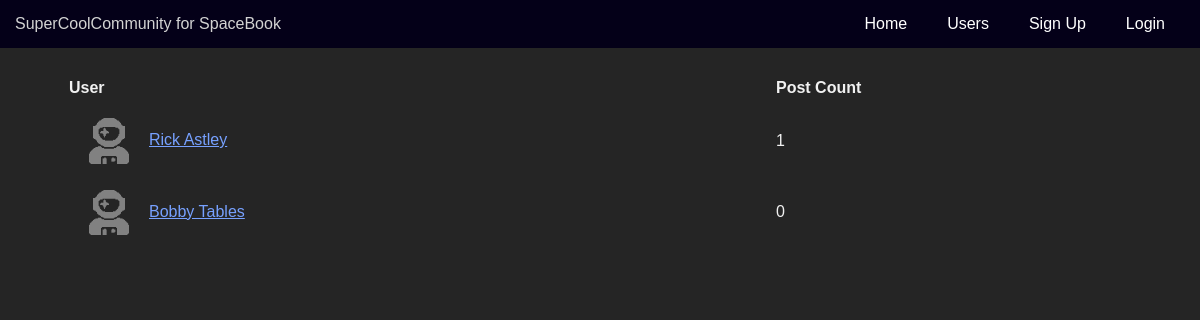
The page /page.php on the database as committed earlier.
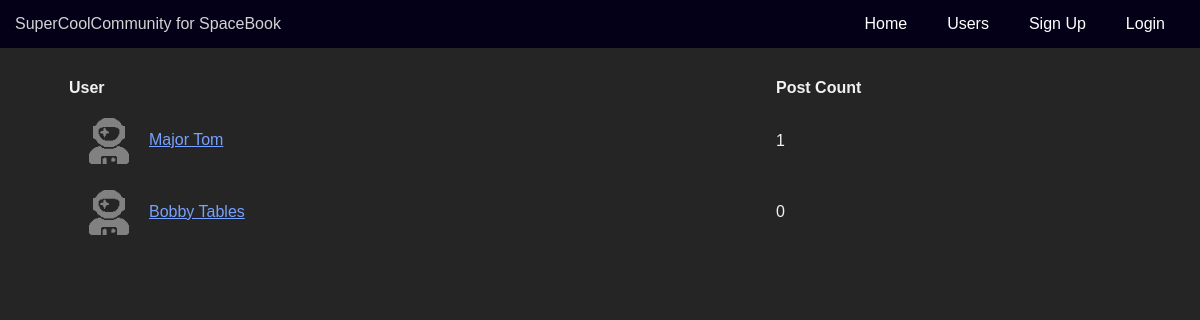
The same page on the database as committed later.
### tables this page shows
CREATE TABLE `users` (
  `userid` int NOT NULL,
  `username` varchar(75) NOT NULL,
  `fullname` varchar(100) NOT NULL,
  `password` varchar(40) NOT NULL,
  `description` text NOT NULL
);

### includes/head.php (called while the page is built, shortened)
<?php
$config_json = file_get_contents("./config.json");
$config = json_decode($config_json);
?>

### page.php (the view)
<?php include 'includes/head.php' ?>
<?php include 'includes/header.php' ?>
<main>
    <?php include("includes/database.php"); ?>
    <section id="profile-page">
        <?php
            if (array_key_exists('u', $_GET) ) {
                $username = $_GET['u'];
                $query = "SELECT * FROM users WHERE username='" . $username . "'";
                $resp = $mysqli->multi_query($query);
                if (!$resp) {
                    echo "<div class='error'>Failed to query: (" . $mysqli->errno . ") " . $mysqli->error . "</div>";
                } else {
                    do {
                        $result = $mysqli->store_result();
                        if ($result) {
                            if ($result->num_rows == 0) {
                                echo "<div class='error'>The user $username does not exist</div>";
                            } else {
                                $user_data = $result->fetch_assoc();
                                echo "<div id='profile-top'>";
                                echo "<h1>" . $user_data['fullname'] . "</h1>";
                                echo "<h3>" . $user_data['username'] . "</h2>";
                                echo "<div id='description'>" . $user_data['description'] . "</div>";
                                echo "</div><hr>";
                                echo "<div id='posts'>";
                                echo "<h3>Posts</h3>";
                                $query = "SELECT * FROM posts WHERE userid='" . $user_data['userid'] . "'";
                                $posts = $mysqli->query($query);
                                if ($posts&&$posts->num_rows > 0) {
                                    while ($post = $posts->fetch_assoc()) {
                                        echo "<div class='post'>";
                                        echo "<h4>" . $post['title'] . "</h4>";
                                        echo "<p>" . $post['text'] . "</p>";
                                        echo "</div>";
                                    }
                                }
                                echo "</div>";
                                echo "<div id='uploads'>";
                                echo "<h3>Uploads</h3>";
                                $query = "SELECT * FROM uploads WHERE userid='" . $user_data['userid'] . "'";
                                $uploads = $mysqli->query($query);
                                if ($uploads&&$uploads->num_rows > 0) {
                                    while ($upload = $uploads->fetch_assoc()) {
                                        echo "<div class='upload'>";
                                        echo "<h4><a href='" . $config->upload_dir . "/" . $upload['filename'] . "'>" . $upload['name'] . "</a></h4>";
                                        echo "<p>" . $upload['description'] . "</p>";
                                        echo "</div>";
                                    }
                                }
                                echo "</div>";
                            }
                            $result->free();
                        }
                    } while ($mysqli->next_result());
                }
            } else {
                $users = $mysqli->query("SELECT * FROM users");
                echo "<table id='user-table'>\n<tr><th>User</th><th>Post Count</th></tr>\n";
                while ($row = $users->fetch_assoc()) {
                    $username = $row['username'];
                    $fullname = $row['fullname'];
                    echo "<tr><td><img class='user-icon' src='static/user.png'><a href='page.php?u=$username'>$fullname</a></td>";
                    $query = "SELECT * FROM posts WHERE userid=" . $row['userid'];
                    $posts_result = $mysqli->query($query);
                    echo "<td>" . $posts_result->num_rows . "</td>";
                    echo "</tr>\n";
                }
                echo "</table>";
            }
        ?>
    </section>
</main>
<?php include 'includes/footer.php' ?>

### includes/header.php (shortened to what this page needs)
<!DOCTYPE html>
<html>
<head>
    <link rel="stylesheet" href="static/site.css">
</head>
<body>
<header>
    <div>SuperCoolCommunity for <?php echo $config->community_name; ?></div>
    <ul>
        <?php
            if (array_key_exists('logged_in', $_SESSION) && $_SESSION['logged_in'] === true) {
                echo "<li><a href='logout.php'>Logout</a></li>";
                echo "<li><a href='me.php'>My Profile</a></li>";
            } else {
                echo "<li><a href='login.php'>Login</a></li>";
                echo "<li><a href='signup.php'>Sign Up</a></li>";
            }
        ?>
                <li><a href="page.php">Users</a></li>
                <li><a href="index.php">Home</a></li>
    </ul>
</header>

### includes/footer.php (shortened to what this page needs)
</body>
</html>

### static/site.css (style rules this page uses)
html, body { margin: 0px; background-color:white; font-family: Arial, Helvetica, sans-serif; height: 100%; background-color: #252525; color: #f1f1f1; }
td, th { padding: 7px; }
a { color: #77a1ff; font-weight: 100; }
header { position: fixed; background-color: #040018; width: 100%; padding: 15px; color: #d3d3d3; top: 0; box-sizing: border-box; }
header div { width: 50%; float: left; }
header ul { margin: 0px; padding: 0px; }
header ul li { display: block; float: right; }
header ul li a { color: white; text-decoration: none; display: block; padding: 0px 20px; box-sizing: border-box; }
main { margin-top: 50px; padding-top: 20px; width: 90%; margin-left:auto; margin-right:auto; min-height: 100%; }
main img { width: 70%; }
#profile-page { height: 100%; }
.user-icon { width: 40px; vertical-align: middle; padding: 5px 20px; }
#user-table { width: 100%; text-align: left; }

Rows that differ between the two databases and show on the page:
changed users: fullname "Rick Astley" → "Major Tom"
